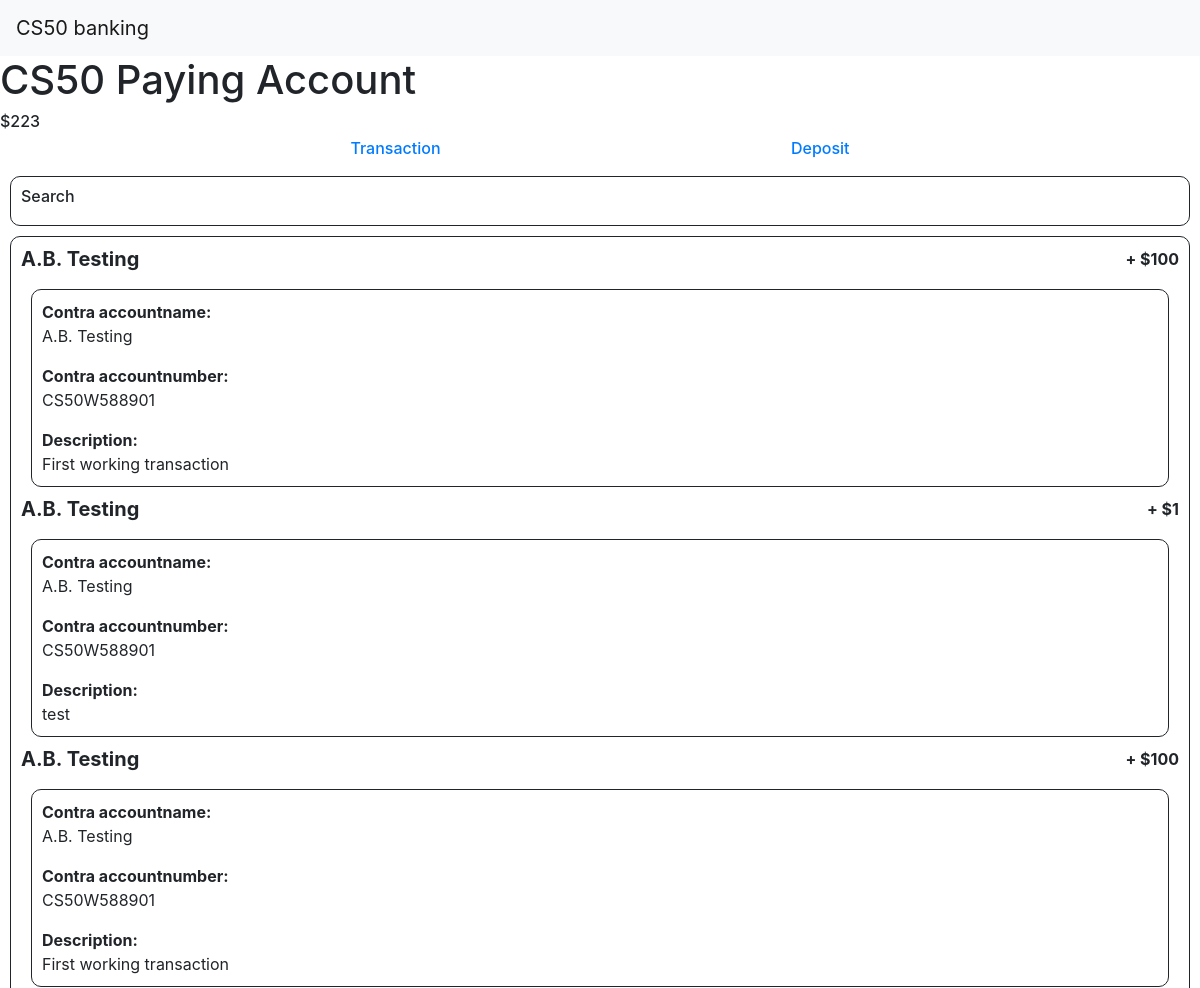
Page /account/8 (upper part) on the earlier database version.
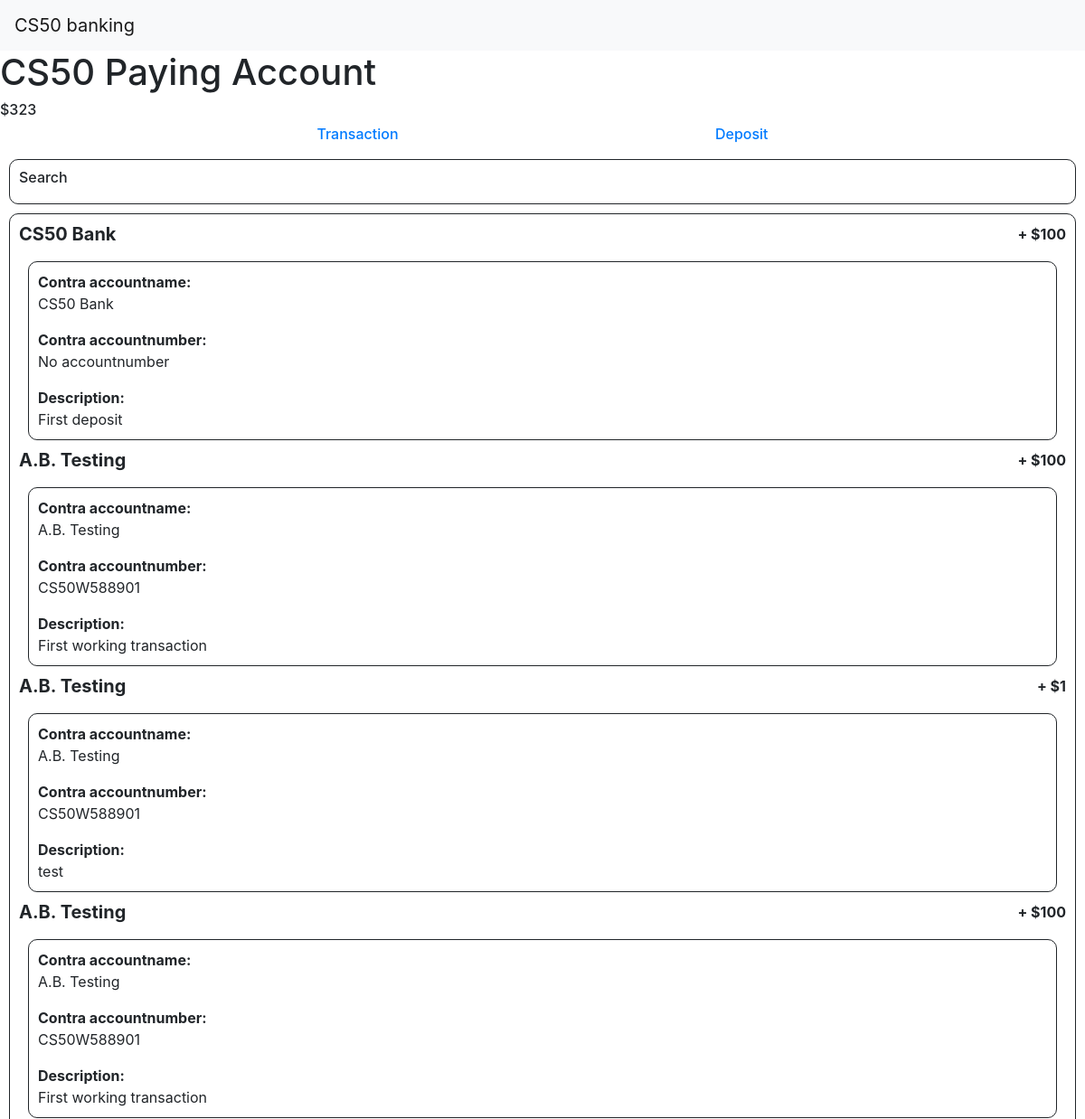
Same page on the later database version.
### bank/models.py (models this page shows, shortened)
class Bankaccount(models.Model):
    holder = models.ManyToManyField('User', blank=False, related_name="account")
    name = models.CharField(max_length=50)
    number = models.CharField(max_length=18, unique=True)
    amount = models.IntegerField()
    type = models.CharField(max_length=4)
    interest = models.IntegerField()

class Transaction(models.Model):
    description = models.CharField(max_length=100)
    sender = models.ForeignKey('Bankaccount', on_delete=models.PROTECT, blank=True, null=True, related_name="send_transaction")
    receiver = models.ForeignKey('Bankaccount', on_delete=models.PROTECT, related_name="receive_transaction")
    amount = models.IntegerField()
    date = models.DateTimeField()

class User(AbstractUser):
    def __str__(self):
        return f"{self.first_name} {self.last_name}"

### bank/views.py (the view)
# urls.py: path("account/<int:id>", views.account, name="account"),
def account(request, id):
    account = Bankaccount.objects.get(pk=id)
    send_list = account.send_transaction.all()
    receive_list = account.receive_transaction.all()
    transaction_list = send_list | receive_list
    return render(request, "bank/account.html", {
        "account": account,
        "transactions": transaction_list.order_by("-date").all()
    })

### bank/templates/bank/account.html (shortened to what this page needs)
{% extends "bank/layout.html" %}
{% load static %}
{% block body %}
    <div>
        <h1>{{ account.name }}</h1>
        <h6>${{ account.amount }}</h6>
    </div>
    <div id="account_actions">
        <a id="account_transaction" href="{% url 'transaction' %}"><h6>Transaction</h6></a>
        <a id="account_deposit" href="{% url 'deposit' %}"><h6>Deposit</h6></a>
    </div>
    <div id="account_search">
        <h6>Search</h6>
    </div>
    <div id="account_transactions">
        {% for transaction in transactions %}
            <div class="transaction_flex" id="transaction{{ transaction.id }}">
                {% if transaction.sender == none %}
                    <h5><b>CS50 Bank</b></h5>
                {% elif account == transaction.sender %}
                    <h5><b>{{ transaction.receiver.holder.first }}</b></h5>
                {% elif account == transaction.receiver %}
                    <h5><b>{{ transaction.sender.holder.first }}</b></h5>
                {% endif %}
                {% if account == transaction.sender %}
                    <b>- ${{ transaction.amount }}</b>
                {% elif account == transaction.receiver %}
                    <b>+ ${{ transaction.amount }}</b>
                {% endif %}
            </div>
            <div class="transaction_extra" id="transaction_extra{{ transaction.id }}">
                <p>
                    <b>Contra accountname:</b><br>
                    {% if transaction.sender == none %}
                        <span>CS50 Bank</span>
                    {% elif account == transaction.sender %}
                        <span>{{ transaction.sender.holder.first }}</span>
                    {% elif account == transaction.receiver %}
                        <span>{{ transaction.receiver.holder.first }}</span>
                    {% endif %}
                </p>
                <p>
                    <b>Contra accountnumber:</b><br>
                    {% if transaction.sender == none %}
                        <span>No accountnumber</span>
                    {% elif account == transaction.sender %}
                        <span>{{ transaction.sender.number }}</span>
                    {% elif account == transaction.receiver %}
                        <span>{{ transaction.receiver.number }}</span>
                    {% endif %}
                </p>
                <div>
                    <b>Description:</b><br>
                    <span>{{ transaction.description }}</span>
                </div>
            </div>
        {% endfor %}
    </div>
{% endblock%}

Differences in the rows shown:
changed Bankaccount "CS50 Paying Account": amount "223" → "323"
added Transaction: shows "CS50 Bank", shows "No accountnumber"
